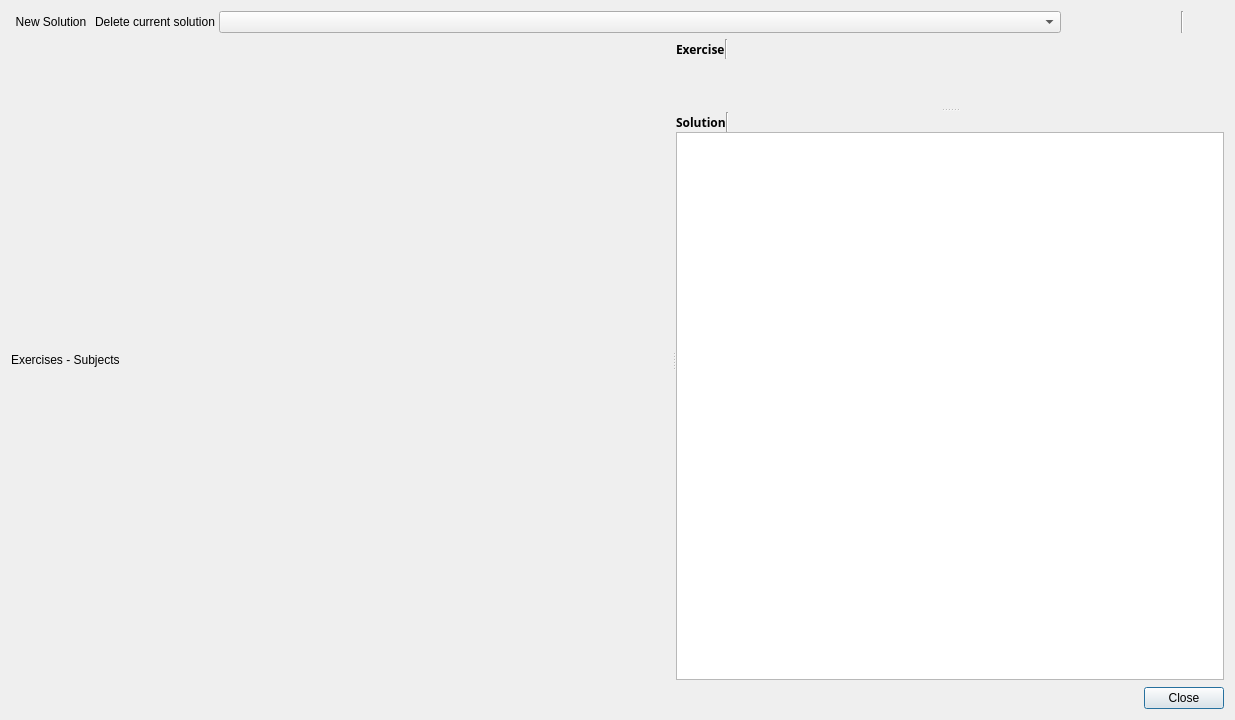
<?xml version="1.0" encoding="UTF-8"?>
<ui version="4.0">
 <class>SolveDatabaseExercise</class>
 <widget class="QDialog" name="SolveDatabaseExercise">
  <property name="geometry">
   <rect>
    <x>0</x>
    <y>0</y>
    <width>1235</width>
    <height>720</height>
   </rect>
  </property>
  <property name="sizePolicy">
   <sizepolicy hsizetype="Expanding" vsizetype="Preferred">
    <horstretch>0</horstretch>
    <verstretch>0</verstretch>
   </sizepolicy>
  </property>
  <property name="windowTitle">
   <string>Solution creator</string>
  </property>
  <layout class="QGridLayout" name="gridLayout_2">
   <item row="2" column="0">
    <layout class="QGridLayout" name="gridLayout_6">
     <item row="0" column="1">
      <widget class="QDialogButtonBox" name="CloseButton">
       <property name="sizePolicy">
        <sizepolicy hsizetype="Fixed" vsizetype="Fixed">
         <horstretch>0</horstretch>
         <verstretch>0</verstretch>
        </sizepolicy>
       </property>
       <property name="standardButtons">
        <set>QDialogButtonBox::Close</set>
       </property>
      </widget>
     </item>
     <item row="0" column="0">
      <spacer name="horizontalSpacer_2">
       <property name="orientation">
        <enum>Qt::Horizontal</enum>
       </property>
       <property name="sizeHint" stdset="0">
        <size>
         <width>40</width>
         <height>20</height>
        </size>
       </property>
      </spacer>
     </item>
    </layout>
   </item>
   <item row="1" column="0">
    <widget class="QSplitter" name="splitter_2">
     <property name="orientation">
      <enum>Qt::Horizontal</enum>
     </property>
     <widget class="QWidget" name="gridLayoutWidget">
      <layout class="QGridLayout" name="gridLayout">
       <item row="0" column="0">
        <layout class="QHBoxLayout" name="horizontalLayout_2">
         <property name="spacing">
          <number>0</number>
         </property>
         <item>
          <widget class="QLabel" name="label_3">
           <property name="text">
            <string>Exercises - Subjects</string>
           </property>
          </widget>
         </item>
         <item>
          <spacer name="horizontalSpacer_4">
           <property name="orientation">
            <enum>Qt::Horizontal</enum>
           </property>
           <property name="sizeHint" stdset="0">
            <size>
             <width>40</width>
             <height>20</height>
            </size>
           </property>
          </spacer>
         </item>
         <item>
          <widget class="QPushButton" name="ShowSolved">
           <property name="sizePolicy">
            <sizepolicy hsizetype="Fixed" vsizetype="Fixed">
             <horstretch>0</horstretch>
             <verstretch>0</verstretch>
            </sizepolicy>
           </property>
           <property name="toolTip">
            <string>Show solved files</string>
           </property>
           <property name="styleSheet">
            <string notr="true"/>
           </property>
           <property name="text">
            <string/>
           </property>
           <property name="icon">
            <iconset resource="../images.qrc">
             <normaloff>:/images/ok.svg</normaloff>:/images/ok.svg</iconset>
           </property>
           <property name="checkable">
            <bool>true</bool>
           </property>
           <property name="flat">
            <bool>true</bool>
           </property>
          </widget>
         </item>
         <item>
          <widget class="QPushButton" name="ShowUnsolved">
           <property name="sizePolicy">
            <sizepolicy hsizetype="Fixed" vsizetype="Fixed">
             <horstretch>0</horstretch>
             <verstretch>0</verstretch>
            </sizepolicy>
           </property>
           <property name="toolTip">
            <string>Show unsolved files</string>
           </property>
           <property name="styleSheet">
            <string notr="true"/>
           </property>
           <property name="text">
            <string/>
           </property>
           <property name="icon">
            <iconset resource="../images.qrc">
             <normaloff>:/images/not.svg</normaloff>:/images/not.svg</iconset>
           </property>
           <property name="checkable">
            <bool>true</bool>
           </property>
           <property name="flat">
            <bool>true</bool>
           </property>
          </widget>
         </item>
         <item>
          <widget class="QPushButton" name="EnableSortingFiles">
           <property name="sizePolicy">
            <sizepolicy hsizetype="Fixed" vsizetype="Fixed">
             <horstretch>0</horstretch>
             <verstretch>0</verstretch>
            </sizepolicy>
           </property>
           <property name="text">
            <string/>
           </property>
           <property name="icon">
            <iconset resource="../images.qrc">
             <normaloff>:/images/sort-presence.svg</normaloff>:/images/sort-presence.svg</iconset>
           </property>
           <property name="checkable">
            <bool>true</bool>
           </property>
           <property name="flat">
            <bool>true</bool>
           </property>
          </widget>
         </item>
         <item>
          <widget class="QPushButton" name="ClearFiltersFD">
           <property name="sizePolicy">
            <sizepolicy hsizetype="Fixed" vsizetype="Fixed">
             <horstretch>0</horstretch>
             <verstretch>0</verstretch>
            </sizepolicy>
           </property>
           <property name="text">
            <string/>
           </property>
           <property name="icon">
            <iconset resource="../images.qrc">
             <normaloff>:/images/kt-remove-filters.svg</normaloff>:/images/kt-remove-filters.svg</iconset>
           </property>
           <property name="flat">
            <bool>true</bool>
           </property>
          </widget>
         </item>
        </layout>
       </item>
      </layout>
     </widget>
     <widget class="QSplitter" name="splitter">
      <property name="orientation">
       <enum>Qt::Vertical</enum>
      </property>
      <widget class="QWidget" name="verticalLayoutWidget">
       <layout class="QVBoxLayout" name="verticalLayout">
        <item>
         <layout class="QHBoxLayout" name="horizontalLayout">
          <property name="spacing">
           <number>0</number>
          </property>
          <item>
           <widget class="QLabel" name="label_5">
            <property name="font">
             <font>
              <family>Noto Sans</family>
              <bold>true</bold>
             </font>
            </property>
            <property name="text">
             <string>Exercise</string>
            </property>
           </widget>
          </item>
          <item>
           <widget class="Line" name="line">
            <property name="orientation">
             <enum>Qt::Vertical</enum>
            </property>
           </widget>
          </item>
          <item>
           <spacer name="horizontalSpacer">
            <property name="orientation">
             <enum>Qt::Horizontal</enum>
            </property>
            <property name="sizeHint" stdset="0">
             <size>
              <width>40</width>
              <height>20</height>
             </size>
            </property>
           </spacer>
          </item>
         </layout>
        </item>
        <item>
         <widget class="QStackedWidget" name="stackedWidget_2">
          <property name="currentIndex">
           <number>0</number>
          </property>
          <widget class="QWidget" name="page">
           <layout class="QVBoxLayout" name="verticalLayout_4">
            <property name="leftMargin">
             <number>0</number>
            </property>
            <property name="topMargin">
             <number>0</number>
            </property>
            <property name="rightMargin">
             <number>0</number>
            </property>
            <property name="bottomMargin">
             <number>0</number>
            </property>
           </layout>
          </widget>
          <widget class="QWidget" name="page_2">
           <layout class="QVBoxLayout" name="verticalLayout_5">
            <property name="leftMargin">
             <number>0</number>
            </property>
            <property name="topMargin">
             <number>0</number>
            </property>
            <property name="rightMargin">
             <number>0</number>
            </property>
            <property name="bottomMargin">
             <number>0</number>
            </property>
           </layout>
          </widget>
         </widget>
        </item>
       </layout>
      </widget>
      <widget class="QWidget" name="verticalLayoutWidget_2">
       <layout class="QVBoxLayout" name="verticalLayout_2">
        <property name="spacing">
         <number>0</number>
        </property>
        <item>
         <widget class="QWidget" name="ToolBar" native="true">
          <property name="sizePolicy">
           <sizepolicy hsizetype="Preferred" vsizetype="Fixed">
            <horstretch>0</horstretch>
            <verstretch>0</verstretch>
           </sizepolicy>
          </property>
          <layout class="QHBoxLayout" name="horizontalLayout_4">
           <property name="spacing">
            <number>0</number>
           </property>
           <property name="leftMargin">
            <number>0</number>
           </property>
           <property name="topMargin">
            <number>0</number>
           </property>
           <property name="rightMargin">
            <number>0</number>
           </property>
           <property name="bottomMargin">
            <number>0</number>
           </property>
           <item>
            <widget class="QLabel" name="label_6">
             <property name="font">
              <font>
               <family>Noto Sans</family>
               <bold>true</bold>
              </font>
             </property>
             <property name="text">
              <string>Solution</string>
             </property>
            </widget>
           </item>
           <item>
            <widget class="Line" name="line_2">
             <property name="orientation">
              <enum>Qt::Vertical</enum>
             </property>
            </widget>
           </item>
           <item>
            <spacer name="horizontalSpacer_3">
             <property name="orientation">
              <enum>Qt::Horizontal</enum>
             </property>
             <property name="sizeHint" stdset="0">
              <size>
               <width>40</width>
               <height>20</height>
              </size>
             </property>
            </spacer>
           </item>
          </layout>
         </widget>
        </item>
        <item>
         <widget class="QStackedWidget" name="stackedWidget">
          <property name="currentIndex">
           <number>0</number>
          </property>
          <widget class="QWidget" name="stackedWidgetPage1">
           <layout class="QGridLayout" name="gridLayout_5">
            <property name="leftMargin">
             <number>0</number>
            </property>
            <property name="topMargin">
             <number>0</number>
            </property>
            <property name="rightMargin">
             <number>0</number>
            </property>
            <property name="bottomMargin">
             <number>1</number>
            </property>
            <property name="spacing">
             <number>0</number>
            </property>
            <item row="0" column="0" rowspan="2">
             <widget class="LatexTextWidget" name="SolutionContent"/>
            </item>
           </layout>
          </widget>
          <widget class="QWidget" name="stackedWidgetPage2">
           <layout class="QGridLayout" name="gridLayout_10"/>
          </widget>
         </widget>
        </item>
       </layout>
      </widget>
     </widget>
    </widget>
   </item>
   <item row="0" column="0">
    <layout class="QHBoxLayout" name="horizontalLayout_3">
     <property name="spacing">
      <number>0</number>
     </property>
     <item>
      <widget class="QPushButton" name="NewSolutionButton">
       <property name="sizePolicy">
        <sizepolicy hsizetype="Fixed" vsizetype="Fixed">
         <horstretch>0</horstretch>
         <verstretch>0</verstretch>
        </sizepolicy>
       </property>
       <property name="toolTip">
        <string>Create new solution for this exercise</string>
       </property>
       <property name="styleSheet">
        <string notr="true"/>
       </property>
       <property name="text">
        <string>New Solution</string>
       </property>
       <property name="icon">
        <iconset resource="../images.qrc">
         <normaloff>:/images/list-add.svg</normaloff>:/images/list-add.svg</iconset>
       </property>
       <property name="flat">
        <bool>true</bool>
       </property>
      </widget>
     </item>
     <item>
      <widget class="QPushButton" name="DeleteCurrentSolution">
       <property name="sizePolicy">
        <sizepolicy hsizetype="Fixed" vsizetype="Fixed">
         <horstretch>0</horstretch>
         <verstretch>0</verstretch>
        </sizepolicy>
       </property>
       <property name="toolTip">
        <string>Delete current solution</string>
       </property>
       <property name="text">
        <string>Delete current solution</string>
       </property>
       <property name="icon">
        <iconset resource="../images.qrc">
         <normaloff>:/images/list-remove.svg</normaloff>:/images/list-remove.svg</iconset>
       </property>
       <property name="flat">
        <bool>true</bool>
       </property>
      </widget>
     </item>
     <item>
      <widget class="QComboBox" name="SolutionsCombo">
       <property name="sizePolicy">
        <sizepolicy hsizetype="MinimumExpanding" vsizetype="Fixed">
         <horstretch>0</horstretch>
         <verstretch>0</verstretch>
        </sizepolicy>
       </property>
       <property name="minimumSize">
        <size>
         <width>180</width>
         <height>0</height>
        </size>
       </property>
       <property name="sizeAdjustPolicy">
        <enum>QComboBox::AdjustToContents</enum>
       </property>
      </widget>
     </item>
     <item>
      <widget class="QPushButton" name="SolutionReady">
       <property name="sizePolicy">
        <sizepolicy hsizetype="Fixed" vsizetype="Fixed">
         <horstretch>0</horstretch>
         <verstretch>0</verstretch>
        </sizepolicy>
       </property>
       <property name="toolTip">
        <string>Mark solution as finished/unfinished</string>
       </property>
       <property name="styleSheet">
        <string notr="true"/>
       </property>
       <property name="text">
        <string/>
       </property>
       <property name="icon">
        <iconset resource="../images.qrc">
         <normaloff>:/images/ok.svg</normaloff>:/images/ok.svg</iconset>
       </property>
       <property name="iconSize">
        <size>
         <width>20</width>
         <height>20</height>
        </size>
       </property>
       <property name="checkable">
        <bool>true</bool>
       </property>
       <property name="flat">
        <bool>true</bool>
       </property>
       <attribute name="buttonGroup">
        <string notr="true">buttonGroup_2</string>
       </attribute>
      </widget>
     </item>
     <item>
      <widget class="QPushButton" name="SolutionNotReady">
       <property name="sizePolicy">
        <sizepolicy hsizetype="Fixed" vsizetype="Fixed">
         <horstretch>0</horstretch>
         <verstretch>0</verstretch>
        </sizepolicy>
       </property>
       <property name="toolTip">
        <string>Mark solution as finished/unfinished</string>
       </property>
       <property name="styleSheet">
        <string notr="true"/>
       </property>
       <property name="text">
        <string/>
       </property>
       <property name="icon">
        <iconset resource="../images.qrc">
         <normaloff>:/images/notready.svg</normaloff>:/images/notready.svg</iconset>
       </property>
       <property name="iconSize">
        <size>
         <width>20</width>
         <height>20</height>
        </size>
       </property>
       <property name="checkable">
        <bool>true</bool>
       </property>
       <property name="flat">
        <bool>true</bool>
       </property>
       <attribute name="buttonGroup">
        <string notr="true">buttonGroup_2</string>
       </attribute>
      </widget>
     </item>
     <item>
      <widget class="QPushButton" name="ShowDescription">
       <property name="sizePolicy">
        <sizepolicy hsizetype="Fixed" vsizetype="Fixed">
         <horstretch>0</horstretch>
         <verstretch>0</verstretch>
        </sizepolicy>
       </property>
       <property name="toolTip">
        <string>Mark solution as finished/unfinished</string>
       </property>
       <property name="styleSheet">
        <string notr="true"/>
       </property>
       <property name="text">
        <string/>
       </property>
       <property name="icon">
        <iconset resource="../images.qrc">
         <normaloff>:/images/help-about.svg</normaloff>:/images/help-about.svg</iconset>
       </property>
       <property name="iconSize">
        <size>
         <width>20</width>
         <height>20</height>
        </size>
       </property>
       <property name="flat">
        <bool>true</bool>
       </property>
      </widget>
     </item>
     <item>
      <widget class="Line" name="line_3">
       <property name="orientation">
        <enum>Qt::Vertical</enum>
       </property>
      </widget>
     </item>
     <item>
      <widget class="QPushButton" name="SplitTexPdf">
       <property name="text">
        <string/>
       </property>
       <property name="icon">
        <iconset resource="../images.qrc">
         <normaloff>:/images/swap-panels.svg</normaloff>:/images/swap-panels.svg</iconset>
       </property>
       <property name="checkable">
        <bool>true</bool>
       </property>
       <property name="flat">
        <bool>true</bool>
       </property>
      </widget>
     </item>
    </layout>
   </item>
  </layout>
 </widget>
 <customwidgets>
  <customwidget>
   <class>LatexTextWidget</class>
   <extends>QTextEdit</extends>
   <header>latexeditorwidget.h</header>
  </customwidget>
 </customwidgets>
 <resources>
  <include location="../images.qrc"/>
 </resources>
 <connections/>
 <buttongroups>
  <buttongroup name="buttonGroup_2"/>
 </buttongroups>
</ui>
